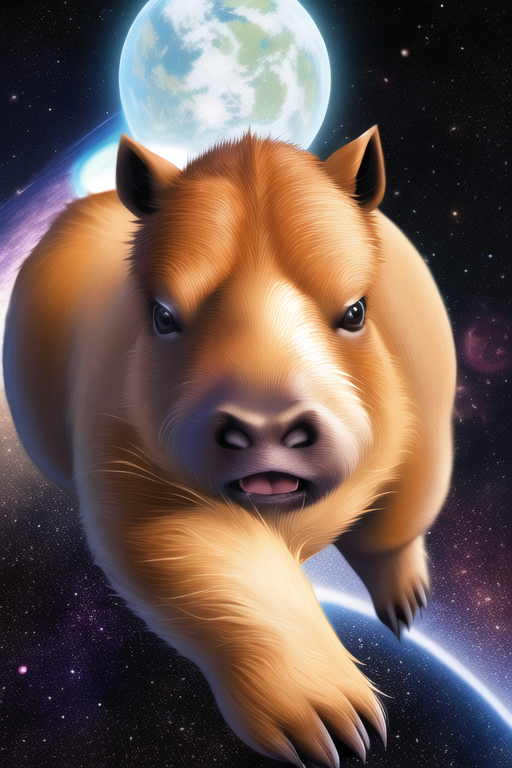
#> input picture 22.12.06_openCV/images/capybara.png, 512 x 768 px
$ python opencv06_Thresholding.py
#> lines starting #> are read from the running program, lines starting #| are printed output that depends on the picture; after the words box and inside, x2 and y2 are one past the last pixel; in counts of white or black regions, pixels touching at a corner belong together
### 22.12.06_openCV/utils.py
import cv2

def image_show(image):
    cv2.imshow('show',image)
    cv2.waitKey(0)

### 22.12.06_openCV/opencv06_Thresholding.py
import cv2
import numpy as np
import matplotlib.pyplot as plt
from utils import image_show

image_path = './images/capybara.png'

image_gray = cv2.imread(image_path, cv2.IMREAD_GRAYSCALE)
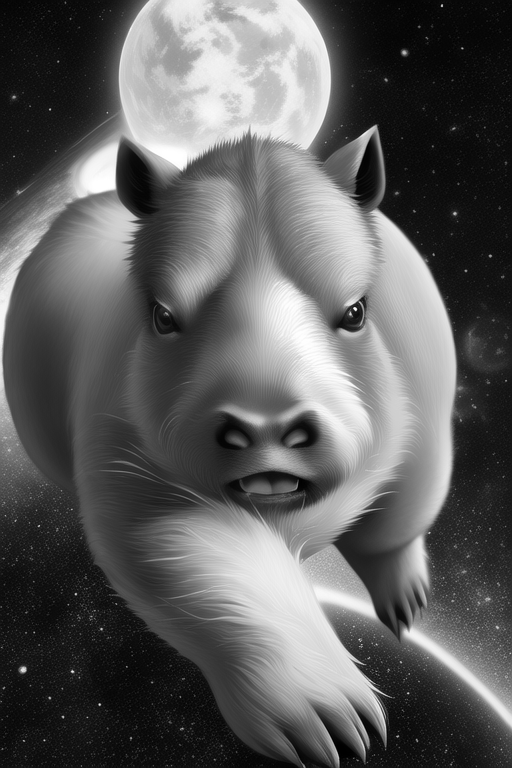
#> image_gray: shape (768, 512); min 0, max 255, mean 94.2
max_output_value = 255
neightborhood_size = 101
subtract_from_meam = 5
image_binarized = cv2.adaptiveThreshold(image_gray,
max_output_value,
cv2.ADAPTIVE_THRESH_GAUSSIAN_C,
cv2.THRESH_BINARY,  #_INV는 반전
neightborhood_size,
subtract_from_meam)
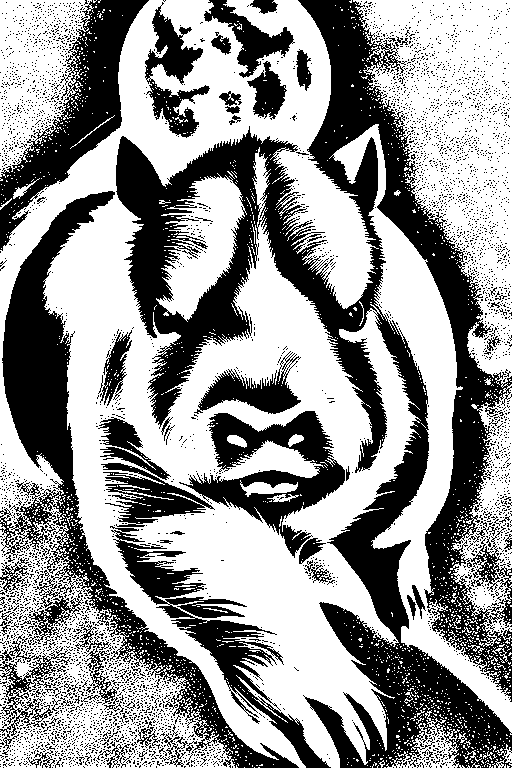
#> image_binarized: shape (768, 512); 58.7% white; 4657 black regions (4572 under 20 px), largest, box (x1, y1, x2, y2) and area: (116, 0, 512, 768) 78953, (0, 191, 299, 768) 23829, (0, 0, 149, 251) 10840
image_show(image_binarized)

$ run again, with 22.12.06_openCV/images/Billiards.png copied over 22.12.06_openCV/images/capybara.png
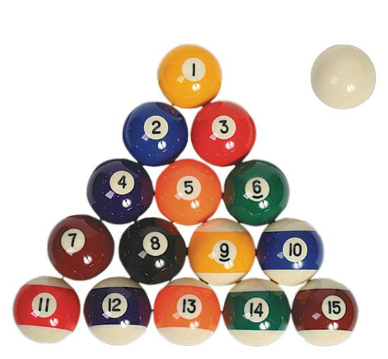
#> input picture 22.12.06_openCV/images/Billiards.png, 388 x 359 px
#> `image_gray = cv2.imread(image_path, cv2.IMREAD_GRAYSCALE)`:
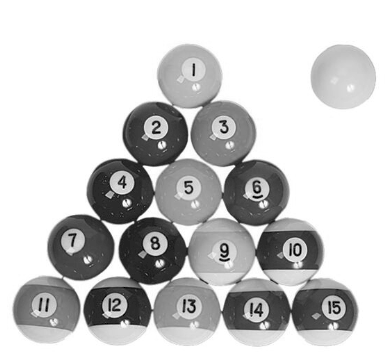
#> image_gray: shape (359, 388); min 0, max 255, mean 202.7
#> `image_binarized = cv2.adaptiveThreshold(image_gray, max_output_value, ..`:
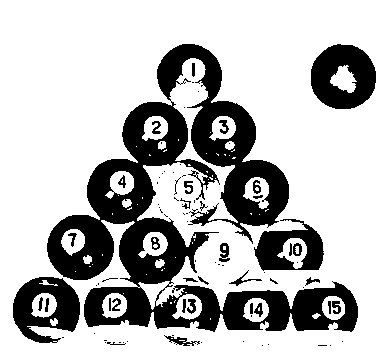
#> image_binarized: shape (359, 388); 73.1% white; 84 black regions (49 under 20 px), largest, box (x1, y1, x2, y2) and area: (47, 44, 358, 332) 28091, (311, 44, 376, 109) 2921, (13, 277, 80, 343) 2639
